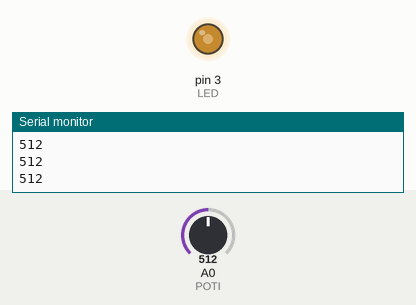
The sketch below on a simulated Arduino Uno, built with avr-gcc and run on an emulated ATmega328P. Shown: output pins drawn as LEDs (lit = HIGH), the last lines printed to the serial monitor. Inputs (shaded band) come from the test bench; at power-on: A0 (POTI) = 512.

Above: at 1.2 s.
1.3 s: A0 (POTI) set to 716
At 1.7 s:
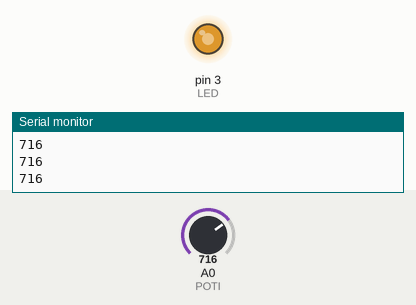
2.8 s: A0 (POTI) set to 900
At 4.0 s:
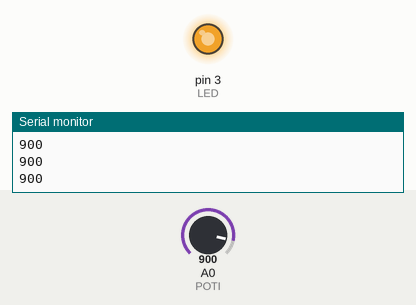
4.3 s: A0 (POTI) set to 122
At 5.5 s:
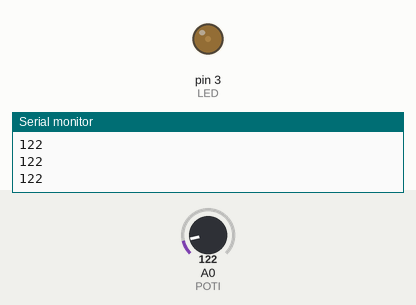
5.8 s: A0 (POTI) set to 0
At 6.9 s:
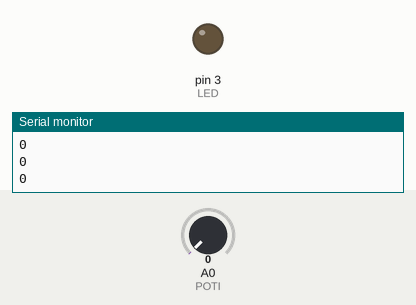
7.3 s: A0 (POTI) set to 511
At 8.2 s:
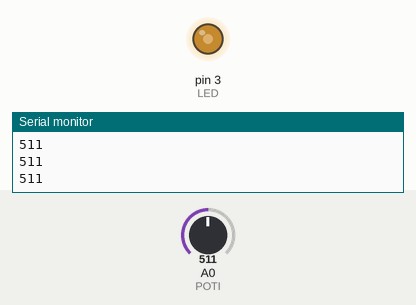
Timing chart, 0 to 9.8 s (numbered marks = the images above; inputs shaded):
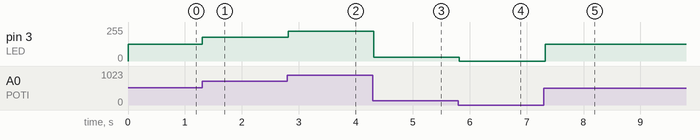

Measured:
- after the input at 1.3 s, pin 3 (LED): 127/255 → 178/255 at once
- after the input at 2.8 s, pin 3 (LED): 178/255 → 224/255 at once
- after the input at 4.3 s, pin 3 (LED): 224/255 → 30/255 at once
- after the input at 5.8 s, pin 3 (LED): 30/255 → 0/255 at once
- after the input at 7.3 s, pin 3 (LED): 0/255 → 127/255 at once

The sketch:

AnalogReadPotentiometer.ino
```cpp
#define POTI A0
#define LED 3
void setup() {
  Serial.begin(9600);
  // bei PINs A= bis A5 muss PinMode nicht gesetzt werden
  pinMode(LED, OUTPUT);


}

void loop() {
  int value = analogRead(POTI);   // 0...1023
  Serial.println(value);
  int pwm = map(value, 0, 1023, 0, 255);
  analogWrite(LED, pwm);
  delay(100);


}
```
